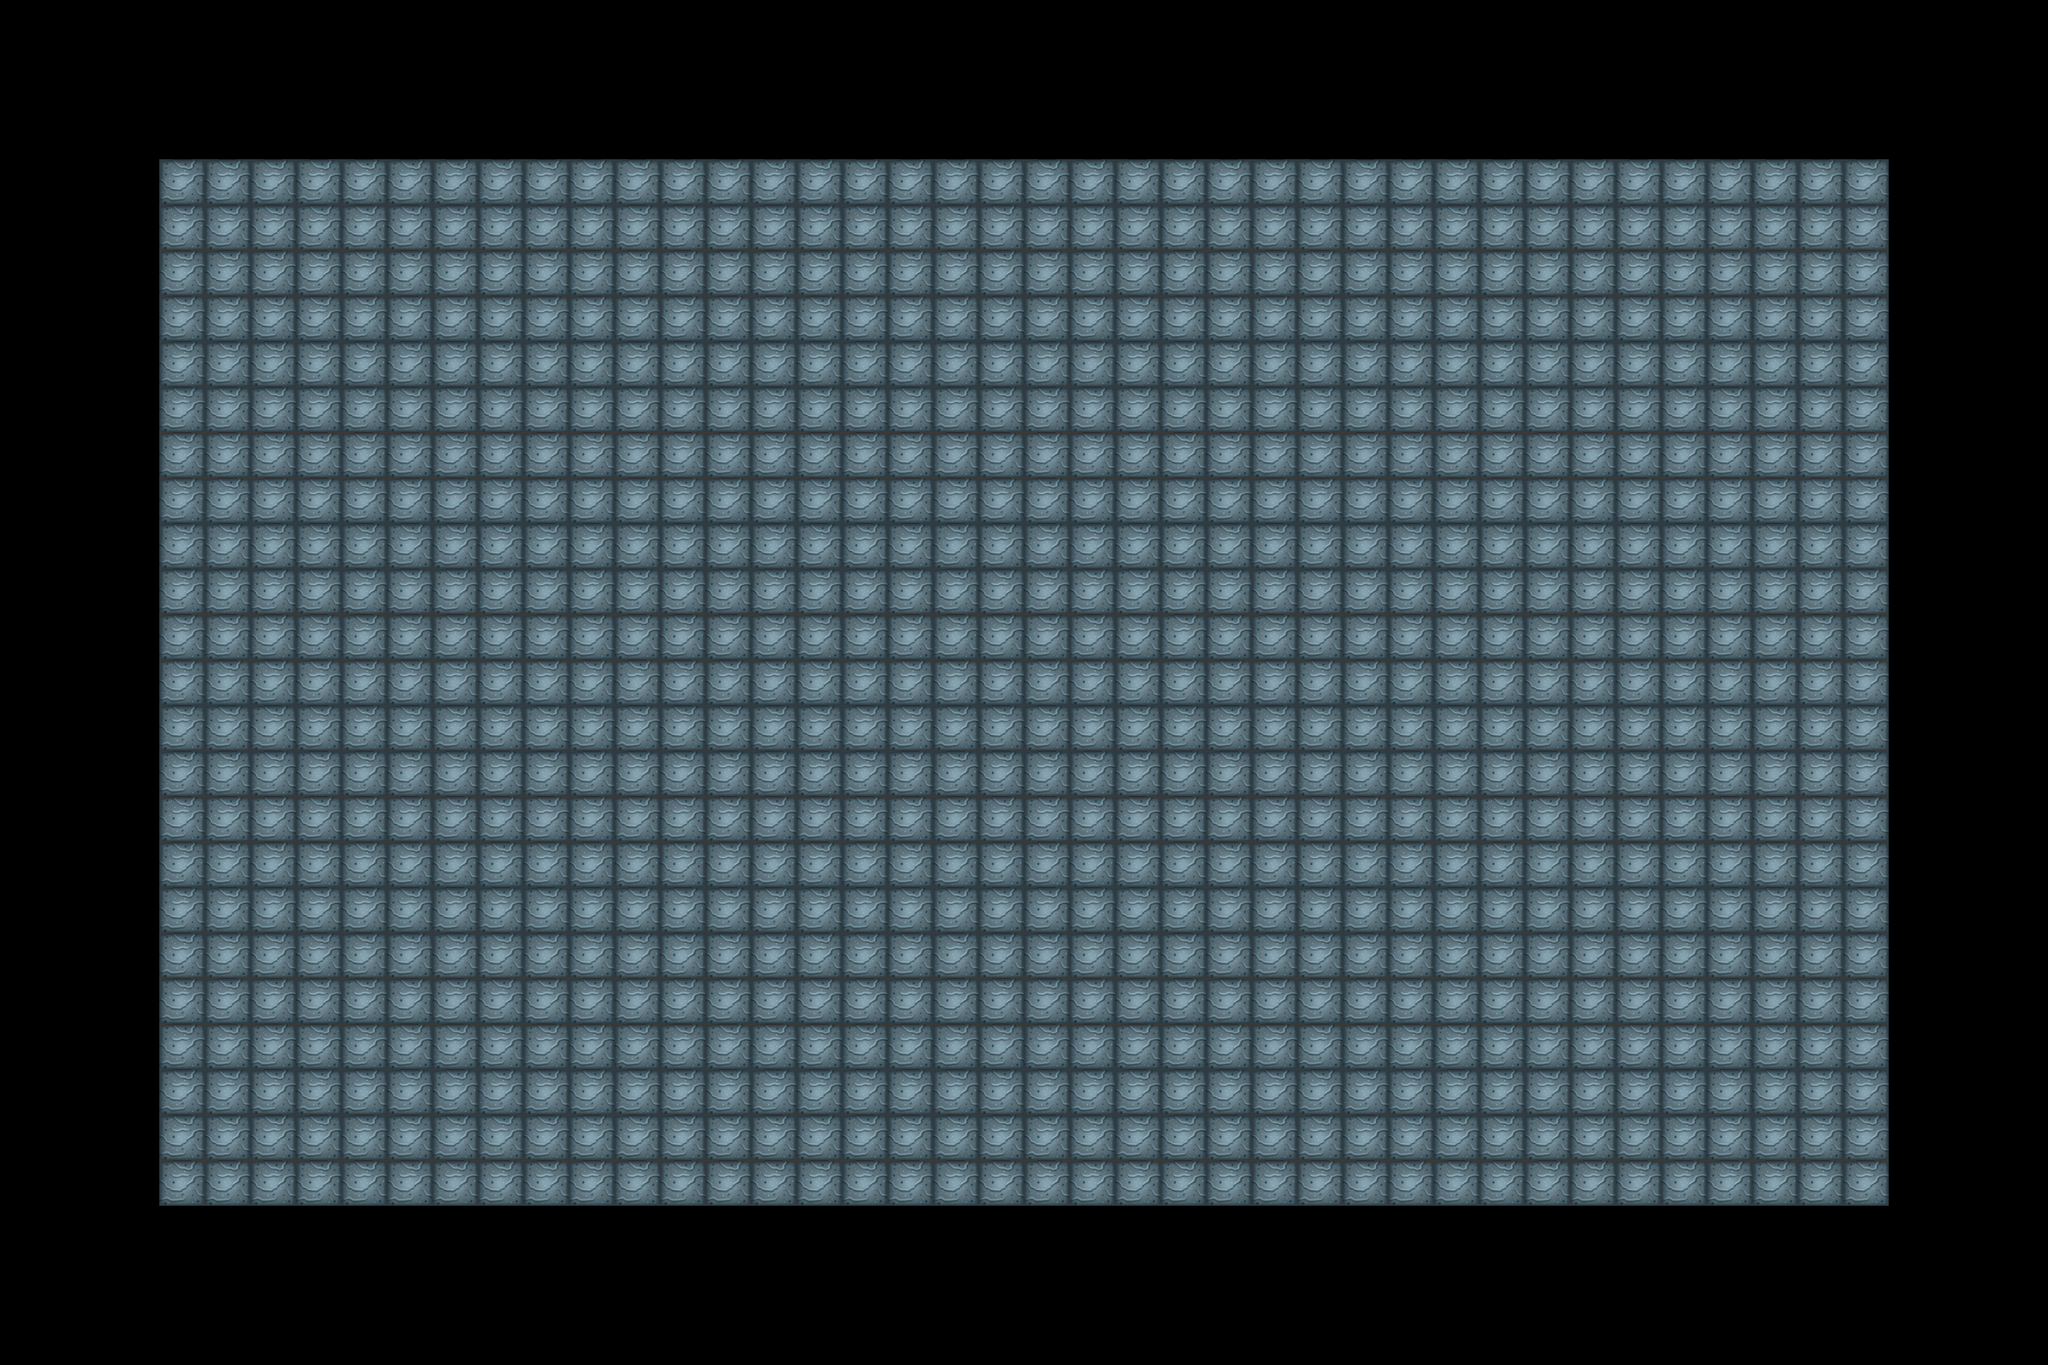

A level layout from a 2D game, rendered from its tile map. Below: a short description, then the map file with tile-grid data replaced by summaries:
An orthogonal 90x60 tile map with 32x32 px tiles, 2 tile layers (floor_tiles, walls), 2 tilesets and 72 objects (35x Destructible, 8x SpikeWall, 6x WormBig, 4x BasicGameObject, 4x Worm, ...).

<map version="1.0" tiledversion="1.1.6" orientation="orthogonal" renderorder="right-down" width="90" height="60" tilewidth="32" tileheight="32" infinite="0" nextobjectid="252">
 <properties>
  <property name="atlas" value="image/game.atlas" />
  <property name="preload" value="room_0.tmx" />
 </properties>
 <tileset firstgid="1" source="../game.tsx" />
 <tileset firstgid="74" source="../HorrorGameTiles.tsx" />
 <objectgroup name="background" />
 <layer name="floor_tiles" width="90" height="60">
  <data>[5400 cells, 3496 non-empty, 4 distinct tile ids]</data>
 </layer>
 <layer name="walls" width="90" height="60">
  <data>[5400 cells, 0 non-empty, 0 distinct tile ids]</data>
 </layer>
 <objectgroup name="playground">
  <object id="49" name="floor_tiles" type="TilemapLayerObject" x="0" y="1888" width="32" height="32">
   <properties>
    <property name="tile_layer" value="floor_tiles" />
   </properties>
  </object>
  <object id="51" name="wall_tiles" type="TilemapLayerObject" x="0" y="1888" width="32" height="32">
   <properties>
    <property name="tile_layer" value="walls" />
   </properties>
  </object>
  <object id="75" name="east" type="BasicGameObject" x="2722" y="912" width="32" height="96" />
  <object id="76" name="west" type="BasicGameObject" x="112" y="912" width="32" height="96" />
  <object id="77" name="north" type="BasicGameObject" x="1396" y="128" width="96" height="32" />
  <object id="78" name="south" type="BasicGameObject" x="1396" y="1792" width="96" height="32" />
  <object id="187" name="SpikeWallW" type="SpikeWall" gid="44" x="988" y="1718" width="64" height="536">
   <properties>
    <property name="direction" type="int" value="3" />
   </properties>
  </object>
  <object id="188" name="SpikeWallW" type="SpikeWall" gid="44" x="988" y="654" width="64" height="476">
   <properties>
    <property name="direction" type="int" value="3" />
   </properties>
  </object>
  <object id="189" name="SpikeWallB" type="SpikeWall" gid="45" x="182" y="1244" width="868" height="64" />
  <object id="190" name="SpikeWallB" type="SpikeWall" gid="45" x="1884" y="1244" width="868" height="64" />
  <object id="191" name="SpikeWallB" type="SpikeWall" gid="45" x="170" y="660" width="856" height="64" />
  <object id="192" name="SpikeWallB" type="SpikeWall" gid="45" x="1880" y="660" width="856" height="64" />
  <object id="193" name="SpikeWallE" type="SpikeWall" gid="46" x="1892" y="1730" width="64" height="548">
   <properties>
    <property name="direction" type="int" value="1" />
   </properties>
  </object>
  <object id="195" name="SpikeWallE" type="SpikeWall" gid="46" x="1896" y="674" width="64" height="488">
   <properties>
    <property name="direction" type="int" value="1" />
   </properties>
  </object>
  <object id="200" name="Worm" type="WormBig" gid="62" x="1208" y="964" width="152" height="96" />
  <object id="201" name="Worm" type="WormBig" gid="62" x="1472" y="960" width="152" height="96" />
  <object id="202" name="Worm" type="WormBig" gid="62" x="1360" y="844" width="152" height="96" />
  <object id="203" name="Worm" type="WormBig" gid="62" x="1336" y="1104" width="152" height="96" />
  <object id="204" name="WormSmall" type="Worm" gid="63" x="1183" y="805" width="91" height="58" />
  <object id="205" name="WormSmall" type="Worm" gid="63" x="1619" y="811" width="91" height="58" />
  <object id="206" name="WormSmall" type="Worm" gid="63" x="1619" y="1063" width="91" height="58" />
  <object id="207" name="WormSmall" type="Worm" gid="63" x="1199" y="1079" width="91" height="58" />
  <object id="208" name="skull_test" type="Destructible" gid="39" x="900" y="766" width="183" height="125">
   <properties>
    <property name="DestroyAnimation" value="skull_break" />
    <property name="boundX" type="float" value="0.69999999999999996" />
    <property name="boundY" type="float" value="0.5" />
    <property name="health" type="float" value="3" />
    <property name="itemDrop" type="int" value="-1" />
    <property name="sprite" value="skull" />
   </properties>
  </object>
  <object id="209" name="skull_test" type="Destructible" gid="39" x="900" y="894" width="183" height="125">
   <properties>
    <property name="DestroyAnimation" value="skull_break" />
    <property name="boundX" type="float" value="0.69999999999999996" />
    <property name="boundY" type="float" value="0.5" />
    <property name="health" type="float" value="3" />
    <property name="itemDrop" type="int" value="-1" />
    <property name="sprite" value="skull" />
   </properties>
  </object>
  <object id="210" name="skull_test" type="Destructible" gid="39" x="900" y="834" width="183" height="125">
   <properties>
    <property name="DestroyAnimation" value="skull_break" />
    <property name="boundX" type="float" value="0.69999999999999996" />
    <property name="boundY" type="float" value="0.5" />
    <property name="health" type="float" value="3" />
    <property name="itemDrop" type="int" value="-1" />
    <property name="sprite" value="skull" />
   </properties>
  </object>
  <object id="211" name="skull_test" type="Destructible" gid="39" x="900" y="962" width="183" height="125">
   <properties>
    <property name="DestroyAnimation" value="skull_break" />
    <property name="boundX" type="float" value="0.69999999999999996" />
    <property name="boundY" type="float" value="0.5" />
    <property name="health" type="float" value="3" />
    <property name="itemDrop" type="int" value="10" />
    <property name="sprite" value="skull" />
   </properties>
  </object>
  <object id="212" name="skull_test" type="Destructible" gid="39" x="900" y="1038" width="183" height="125">
   <properties>
    <property name="DestroyAnimation" value="skull_break" />
    <property name="boundX" type="float" value="0.69999999999999996" />
    <property name="boundY" type="float" value="0.5" />
    <property name="health" type="float" value="3" />
    <property name="itemDrop" type="int" value="-1" />
    <property name="sprite" value="skull" />
   </properties>
  </object>
  <object id="213" name="skull_test" type="Destructible" gid="39" x="900" y="1194" width="183" height="125">
   <properties>
    <property name="DestroyAnimation" value="skull_break" />
    <property name="boundX" type="float" value="0.69999999999999996" />
    <property name="boundY" type="float" value="0.5" />
    <property name="health" type="float" value="3" />
    <property name="itemDrop" type="int" value="-1" />
    <property name="sprite" value="skull" />
   </properties>
  </object>
  <object id="214" name="skull_test" type="Destructible" gid="39" x="900" y="1106" width="183" height="125">
   <properties>
    <property name="DestroyAnimation" value="skull_break" />
    <property name="boundX" type="float" value="0.69999999999999996" />
    <property name="boundY" type="float" value="0.5" />
    <property name="health" type="float" value="3" />
    <property name="itemDrop" type="int" value="-1" />
    <property name="sprite" value="skull" />
   </properties>
  </object>
  <object id="215" name="skull_test" type="Destructible" gid="39" x="1857" y="784" width="183" height="125">
   <properties>
    <property name="DestroyAnimation" value="skull_break" />
    <property name="boundX" type="float" value="0.69999999999999996" />
    <property name="boundY" type="float" value="0.5" />
    <property name="health" type="float" value="3" />
    <property name="itemDrop" type="int" value="-1" />
    <property name="sprite" value="skull" />
   </properties>
  </object>
  </objectgroup>
 <objectgroup name="foreground" locked="1" />
 <objectgroup name="uiground" locked="1" />
 <objectgroup name="preload" locked="1">
  <!-- 7 objects omitted --></objectgroup>
</map>
<!-- 42 of 72 objects omitted -->
